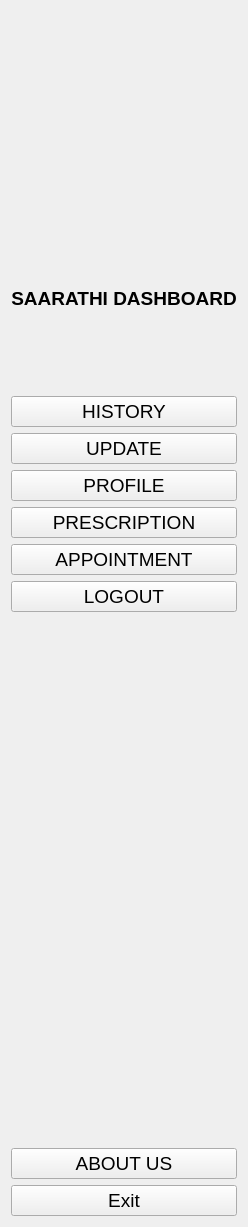
     <widget class="QWidget" name="full_menu_widget" native="true">
      <layout class="QVBoxLayout" name="verticalLayout_4">
       <item>
        <layout class="QGridLayout" name="gridLayout_14">
         <property name="leftMargin">
          <number>9</number>
         </property>
         <property name="rightMargin">
          <number>9</number>
         </property>
         <item row="0" column="0">
          <widget class="QLabel" name="logo_label_2">
           <property name="minimumSize">
            <size>
             <width>200</width>
             <height>150</height>
            </size>
           </property>
           <property name="maximumSize">
            <size>
             <width>250</width>
             <height>200</height>
            </size>
           </property>
           <property name="text">
            <string/>
           </property>
           <property name="pixmap">
            <pixmap resource="resource.qrc">:/icon/images/Saarathi_new(2).png</pixmap>
           </property>
           <property name="scaledContents">
            <bool>true</bool>
           </property>
          </widget>
         </item>
        </layout>
       </item>
       <item>
        <spacer name="verticalSpacer_9">
         <property name="orientation">
          <enum>Qt::Vertical</enum>
         </property>
         <property name="sizeHint" stdset="0">
          <size>
           <width>20</width>
           <height>40</height>
          </size>
         </property>
        </spacer>
       </item>
       <item>
        <spacer name="verticalSpacer_6">
         <property name="orientation">
          <enum>Qt::Vertical</enum>
         </property>
         <property name="sizeHint" stdset="0">
          <size>
           <width>20</width>
           <height>40</height>
          </size>
         </property>
        </spacer>
       </item>
       <item>
        <spacer name="verticalSpacer_11">
         <property name="orientation">
          <enum>Qt::Vertical</enum>
         </property>
         <property name="sizeHint" stdset="0">
          <size>
           <width>20</width>
           <height>40</height>
          </size>
         </property>
        </spacer>
       </item>
       <item>
        <widget class="QLabel" name="logo_label_3">
         <property name="font">
          <font>
           <family>Ubuntu</family>
           <pointsize>14</pointsize>
           <weight>75</weight>
           <italic>false</italic>
           <bold>true</bold>
          </font>
         </property>
         <property name="text">
          <string>SAARATHI DASHBOARD</string>
         </property>
         <property name="alignment">
          <set>Qt::AlignCenter</set>
         </property>
        </widget>
       </item>
       <item>
        <layout class="QVBoxLayout" name="verticalLayout_2">
         <property name="spacing">
          <number>0</number>
         </property>
        </layout>
       </item>
       <item>
        <spacer name="verticalSpacer_12">
         <property name="orientation">
          <enum>Qt::Vertical</enum>
         </property>
         <property name="sizeHint" stdset="0">
          <size>
           <width>20</width>
           <height>40</height>
          </size>
         </property>
        </spacer>
       </item>
       <item>
        <spacer name="verticalSpacer_5">
         <property name="orientation">
          <enum>Qt::Vertical</enum>
         </property>
         <property name="sizeHint" stdset="0">
          <size>
           <width>20</width>
           <height>40</height>
          </size>
         </property>
        </spacer>
       </item>
       <item>
        <widget class="QPushButton" name="scada_btn_2">
         <property name="font">
          <font>
           <pointsize>14</pointsize>
          </font>
         </property>
         <property name="text">
          <string>HISTORY</string>
         </property>
         <property name="icon">
          <iconset resource="resource.qrc">
           <normaloff>:/icon/icons/home-4-32.ico</normaloff>
           <normalon>:/icon/icons/home-4-48.ico</normalon>:/icon/icons/home-4-32.ico</iconset>
         </property>
         <property name="iconSize">
          <size>
           <width>14</width>
           <height>14</height>
          </size>
         </property>
         <property name="checkable">
          <bool>true</bool>
         </property>
         <property name="autoExclusive">
          <bool>true</bool>
         </property>
        </widget>
       </item>
       <item>
        <widget class="QPushButton" name="luna_btn_2">
         <property name="font">
          <font>
           <pointsize>14</pointsize>
          </font>
         </property>
         <property name="text">
          <string>UPDATE</string>
         </property>
         <property name="icon">
          <iconset resource="resource.qrc">
           <normaloff>:/icon/icons/dashboard-5-32.ico</normaloff>
           <normalon>:/icon/icons/dashboard-5-48.ico</normalon>:/icon/icons/dashboard-5-32.ico</iconset>
         </property>
         <property name="iconSize">
          <size>
           <width>14</width>
           <height>14</height>
          </size>
         </property>
         <property name="checkable">
          <bool>true</bool>
         </property>
         <property name="autoExclusive">
          <bool>true</bool>
         </property>
        </widget>
       </item>
       <item>
        <widget class="QPushButton" name="tail_btn_2">
         <property name="font">
          <font>
           <pointsize>14</pointsize>
          </font>
         </property>
         <property name="text">
          <string>PROFILE</string>
         </property>
         <property name="icon">
          <iconset resource="resource.qrc">
           <normaloff>:/icon/icons/group-32.ico</normaloff>
           <normalon>:/icon/icons/group-48.ico</normalon>:/icon/icons/group-32.ico</iconset>
         </property>
         <property name="iconSize">
          <size>
           <width>14</width>
           <height>14</height>
          </size>
         </property>
         <property name="checkable">
          <bool>true</bool>
         </property>
         <property name="autoExclusive">
          <bool>true</bool>
         </property>
        </widget>
       </item>
       <item>
        <widget class="QPushButton" name="hopper_btn_2">
         <property name="font">
          <font>
           <pointsize>14</pointsize>
          </font>
         </property>
         <property name="text">
          <string>PRESCRIPTION</string>
         </property>
         <property name="icon">
          <iconset resource="resource.qrc">
           <normaloff>:/icon/icons/activity-feed-32.ico</normaloff>
           <normalon>:/icon/icons/activity-feed-48.ico</normalon>:/icon/icons/activity-feed-32.ico</iconset>
         </property>
         <property name="iconSize">
          <size>
           <width>14</width>
           <height>14</height>
          </size>
         </property>
         <property name="checkable">
          <bool>true</bool>
         </property>
         <property name="autoExclusive">
          <bool>true</bool>
         </property>
        </widget>
       </item>
       <item>
        <widget class="QPushButton" name="head_btn_2">
         <property name="font">
          <font>
           <pointsize>14</pointsize>
          </font>
         </property>
         <property name="text">
          <string>APPOINTMENT</string>
         </property>
         <property name="icon">
          <iconset resource="resource.qrc">
           <normaloff>:/icon/icons/product-32.ico</normaloff>
           <normalon>:/icon/icons/product-48.ico</normalon>:/icon/icons/product-32.ico</iconset>
         </property>
         <property name="iconSize">
          <size>
           <width>14</width>
           <height>14</height>
          </size>
         </property>
         <property name="checkable">
          <bool>true</bool>
         </property>
         <property name="autoExclusive">
          <bool>true</bool>
         </property>
        </widget>
       </item>
       <item>
        <widget class="QPushButton" name="pushButton_2">
         <property name="font">
          <font>
           <pointsize>14</pointsize>
          </font>
         </property>
         <property name="text">
          <string>LOGOUT</string>
         </property>
         <property name="icon">
          <iconset resource="resource.qrc">
           <normaloff>:/icon/icons/account-logout-64.ico</normaloff>:/icon/icons/account-logout-64.ico</iconset>
         </property>
         <property name="iconSize">
          <size>
           <width>14</width>
           <height>14</height>
          </size>
         </property>
         <property name="checkable">
          <bool>true</bool>
         </property>
         <property name="autoExclusive">
          <bool>true</bool>
         </property>
        </widget>
       </item>
       <item>
        <spacer name="verticalSpacer_2">
         <property name="orientation">
          <enum>Qt::Vertical</enum>
         </property>
         <property name="sizeHint" stdset="0">
          <size>
           <width>20</width>
           <height>360</height>
          </size>
         </property>
        </spacer>
       </item>
       <item>
        <spacer name="verticalSpacer_10">
         <property name="orientation">
          <enum>Qt::Vertical</enum>
         </property>
         <property name="sizeHint" stdset="0">
          <size>
           <width>20</width>
           <height>40</height>
          </size>
         </property>
        </spacer>
       </item>
       <item>
        <spacer name="verticalSpacer_7">
         <property name="orientation">
          <enum>Qt::Vertical</enum>
         </property>
         <property name="sizeHint" stdset="0">
          <size>
           <width>20</width>
           <height>40</height>
          </size>
         </property>
        </spacer>
       </item>
       <item>
        <spacer name="verticalSpacer_3">
         <property name="orientation">
          <enum>Qt::Vertical</enum>
         </property>
         <property name="sizeHint" stdset="0">
          <size>
           <width>20</width>
           <height>90</height>
          </size>
         </property>
        </spacer>
       </item>
       <item>
        <widget class="QPushButton" name="history_btn_2">
         <property name="font">
          <font>
           <pointsize>14</pointsize>
          </font>
         </property>
         <property name="text">
          <string>ABOUT US</string>
         </property>
         <property name="checkable">
          <bool>true</bool>
         </property>
         <property name="autoExclusive">
          <bool>true</bool>
         </property>
        </widget>
       </item>
       <item>
        <widget class="QPushButton" name="exit_btn_2">
         <property name="font">
          <font>
           <pointsize>14</pointsize>
          </font>
         </property>
         <property name="text">
          <string>Exit</string>
         </property>
         <property name="icon">
          <iconset resource="resource.qrc">
           <normaloff>:/icon/icons/close-window-64.ico</normaloff>:/icon/icons/close-window-64.ico</iconset>
         </property>
         <property name="iconSize">
          <size>
           <width>14</width>
           <height>14</height>
          </size>
         </property>
         <property name="checkable">
          <bool>true</bool>
         </property>
         <property name="autoExclusive">
          <bool>true</bool>
         </property>
        </widget>
       </item>
      </layout>
     </widget>
